Frame 1 (no input): blank canvas, image omitted
Frame 60 (the mouse pressed at the canvas centre just before this capture): blank canvas, image omitted
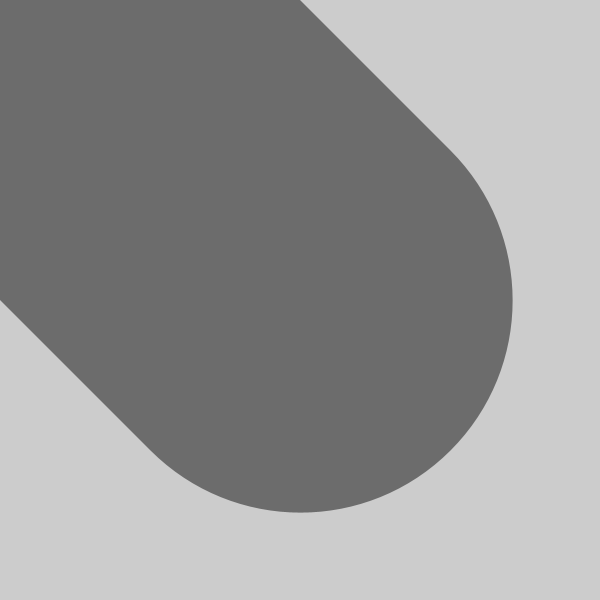
Frame 120 (the mouse held since frame 60 and released just before this capture)

The Processing sketch whose frames 1 and 60 were blank and that drew this single picture after the mouse press (run headless with seeded random() and noise(); from frame 60 on, the mouse is pressed at the canvas centre):

// Processing sketch: build
// ── build.pde
// Tutorial from Getting Started With Processing pg. 55 by Casey Reas
void setup(){
	size(600, 600);
	stroke(0, 120);
	smooth();
}

void draw(){
float weight = dist(mouseX, mouseY, pmouseX, pmouseY);
strokeWeight(weight);
line(mouseX, mouseY, pmouseX, pmouseY);
		
}
